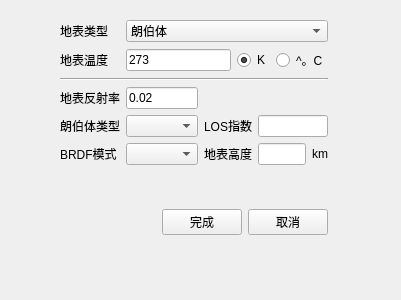
<?xml version="1.0" encoding="UTF-8"?>
<ui version="4.0">
 <class>Widget_surface</class>
 <widget class="QWidget" name="Widget_surface">
  <property name="geometry">
   <rect>
    <x>0</x>
    <y>0</y>
    <width>401</width>
    <height>300</height>
   </rect>
  </property>
  <property name="windowTitle">
   <string>地表参数设置</string>
  </property>
  <widget class="QWidget" name="verticalLayoutWidget">
   <property name="geometry">
    <rect>
     <x>60</x>
     <y>20</y>
     <width>268</width>
     <height>215</height>
    </rect>
   </property>
   <layout class="QVBoxLayout" name="verticalLayout">
    <item>
     <layout class="QGridLayout" name="gridLayout">
      <item row="1" column="0">
       <widget class="QLabel" name="label">
        <property name="minimumSize">
         <size>
          <width>60</width>
          <height>0</height>
         </size>
        </property>
        <property name="text">
         <string>地表类型</string>
        </property>
       </widget>
      </item>
      <item row="1" column="2" colspan="3">
       <widget class="QComboBox" name="comboBox">
        <item>
         <property name="text">
          <string>朗伯体</string>
         </property>
        </item>
        <item>
         <property name="text">
          <string>恒定反射率</string>
         </property>
        </item>
        <item>
         <property name="text">
          <string>BRDF</string>
         </property>
        </item>
       </widget>
      </item>
      <item row="2" column="0">
       <widget class="QLabel" name="label_2">
        <property name="minimumSize">
         <size>
          <width>60</width>
          <height>0</height>
         </size>
        </property>
        <property name="text">
         <string>地表温度</string>
        </property>
       </widget>
      </item>
      <item row="2" column="2">
       <widget class="QLineEdit" name="surface_lineEdit_TEMP">
        <property name="text">
         <string>273</string>
        </property>
       </widget>
      </item>
      <item row="2" column="3">
       <widget class="QRadioButton" name="radioButton">
        <property name="text">
         <string>K</string>
        </property>
        <property name="checked">
         <bool>true</bool>
        </property>
       </widget>
      </item>
      <item row="2" column="4">
       <widget class="QRadioButton" name="radioButton_2">
        <property name="text">
         <string>^。C</string>
        </property>
       </widget>
      </item>
     </layout>
    </item>
    <item>
     <widget class="Line" name="line">
      <property name="orientation">
       <enum>Qt::Horizontal</enum>
      </property>
     </widget>
    </item>
    <item>
     <layout class="QGridLayout" name="gridLayout_3" columnstretch="1,2,2,0,0,0">
      <item row="0" column="0">
       <widget class="QLabel" name="label_3">
        <property name="text">
         <string>地表反射率</string>
        </property>
       </widget>
      </item>
      <item row="2" column="4">
       <widget class="QLineEdit" name="lineEdit_4"/>
      </item>
      <item row="2" column="1" colspan="2">
       <widget class="QComboBox" name="comboBox_3"/>
      </item>
      <item row="1" column="0">
       <widget class="QLabel" name="label_4">
        <property name="text">
         <string>朗伯体类型</string>
        </property>
       </widget>
      </item>
      <item row="2" column="0">
       <widget class="QLabel" name="label_6">
        <property name="text">
         <string>BRDF模式</string>
        </property>
       </widget>
      </item>
      <item row="0" column="1" colspan="2">
       <widget class="QLineEdit" name="surface_lineEdit_reflection">
        <property name="text">
         <string>0.02</string>
        </property>
       </widget>
      </item>
      <item row="2" column="3">
       <widget class="QLabel" name="label_7">
        <property name="text">
         <string>地表高度</string>
        </property>
       </widget>
      </item>
      <item row="2" column="5">
       <widget class="QLabel" name="label_8">
        <property name="text">
         <string>km</string>
        </property>
       </widget>
      </item>
      <item row="1" column="3">
       <widget class="QLabel" name="label_5">
        <property name="text">
         <string>LOS指数</string>
        </property>
       </widget>
      </item>
      <item row="1" column="1" colspan="2">
       <widget class="QComboBox" name="comboBox_2"/>
      </item>
      <item row="1" column="4" colspan="2">
       <widget class="QLineEdit" name="lineEdit_3"/>
      </item>
      <item row="3" column="2">
       <spacer name="verticalSpacer">
        <property name="orientation">
         <enum>Qt::Vertical</enum>
        </property>
        <property name="sizeHint" stdset="0">
         <size>
          <width>20</width>
          <height>40</height>
         </size>
        </property>
       </spacer>
      </item>
     </layout>
    </item>
    <item>
     <spacer name="verticalSpacer_2">
      <property name="orientation">
       <enum>Qt::Vertical</enum>
      </property>
      <property name="sizeHint" stdset="0">
       <size>
        <width>20</width>
        <height>40</height>
       </size>
      </property>
     </spacer>
    </item>
    <item>
     <layout class="QHBoxLayout" name="horizontalLayout">
      <item>
       <spacer name="horizontalSpacer">
        <property name="orientation">
         <enum>Qt::Horizontal</enum>
        </property>
        <property name="sizeHint" stdset="0">
         <size>
          <width>40</width>
          <height>20</height>
         </size>
        </property>
       </spacer>
      </item>
      <item>
       <widget class="QPushButton" name="surface_pushButton_ok">
        <property name="text">
         <string>完成</string>
        </property>
       </widget>
      </item>
      <item>
       <widget class="QPushButton" name="surface_pushButton_cancel">
        <property name="text">
         <string>取消</string>
        </property>
       </widget>
      </item>
     </layout>
    </item>
   </layout>
  </widget>
 </widget>
 <resources/>
 <connections/>
</ui>
